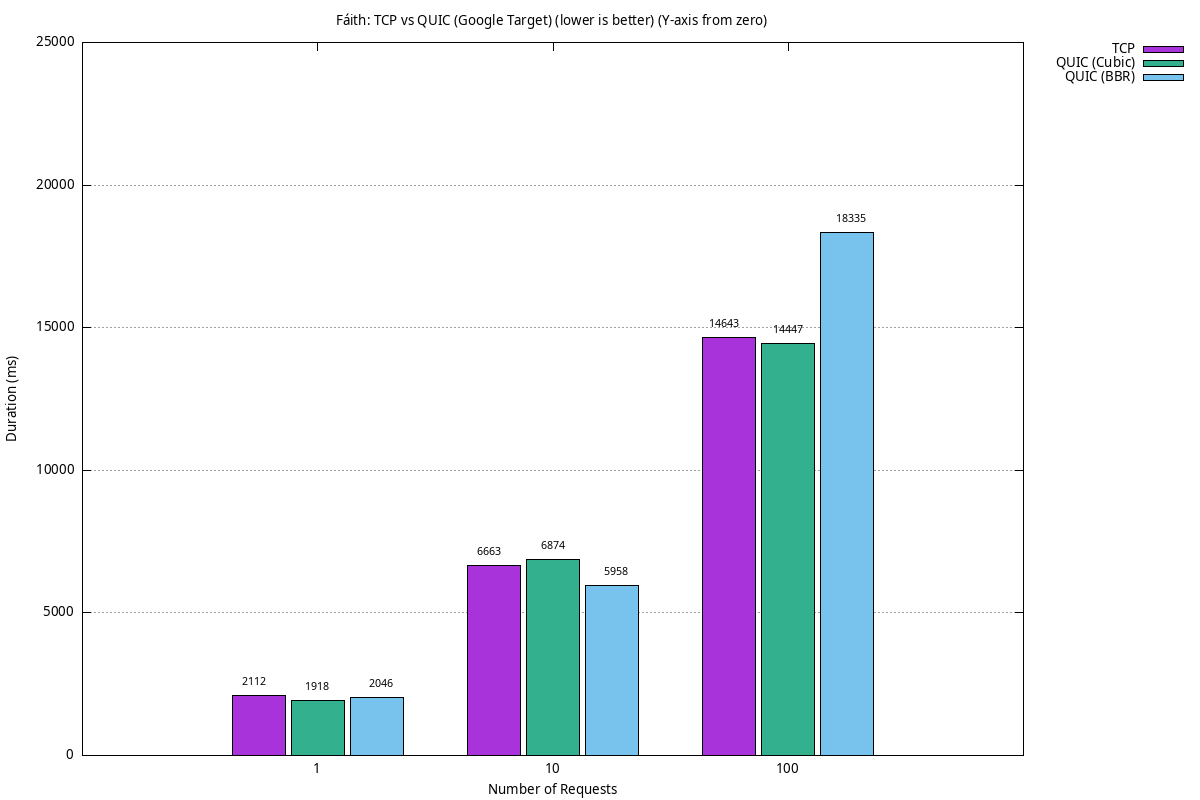

This figure's gnuplot source:
set terminal png size 1200,800 font "sans,10" enhanced
set output 'charts/protocol_comparison_zero.png'
set title 'Fáith: TCP vs QUIC (Google Target) (lower is better) (Y-axis from zero)'
set xlabel 'Number of Requests'
set ylabel 'Duration (ms)'
set yrange [0:*]
set grid ytics
set key outside right top
set style data histograms
set style histogram clustered gap 1
set style fill solid 0.8 border -1
set boxwidth 0.9
set offset 0,0,graph 0.15,0
set xtics ("1" 0, "10" 1, "100" 2)


plot 'charts/protocol_comparison_data.txt' using 2:xtic(1) title 'TCP', \
     '' using 3 title 'QUIC (Cubic)', \
     '' using 4 title 'QUIC (BBR)', \
     '' using ($0-0.27):2:(sprintf("%.0f",$2)) with labels center offset 0,1 font ",8" notitle, \
     '' using ($0):3:(sprintf("%.0f",$3)) with labels center offset 0,1 font ",8" notitle, \
     '' using ($0+0.27):4:(sprintf("%.0f",$4)) with labels center offset 0,1 font ",8" notitle
